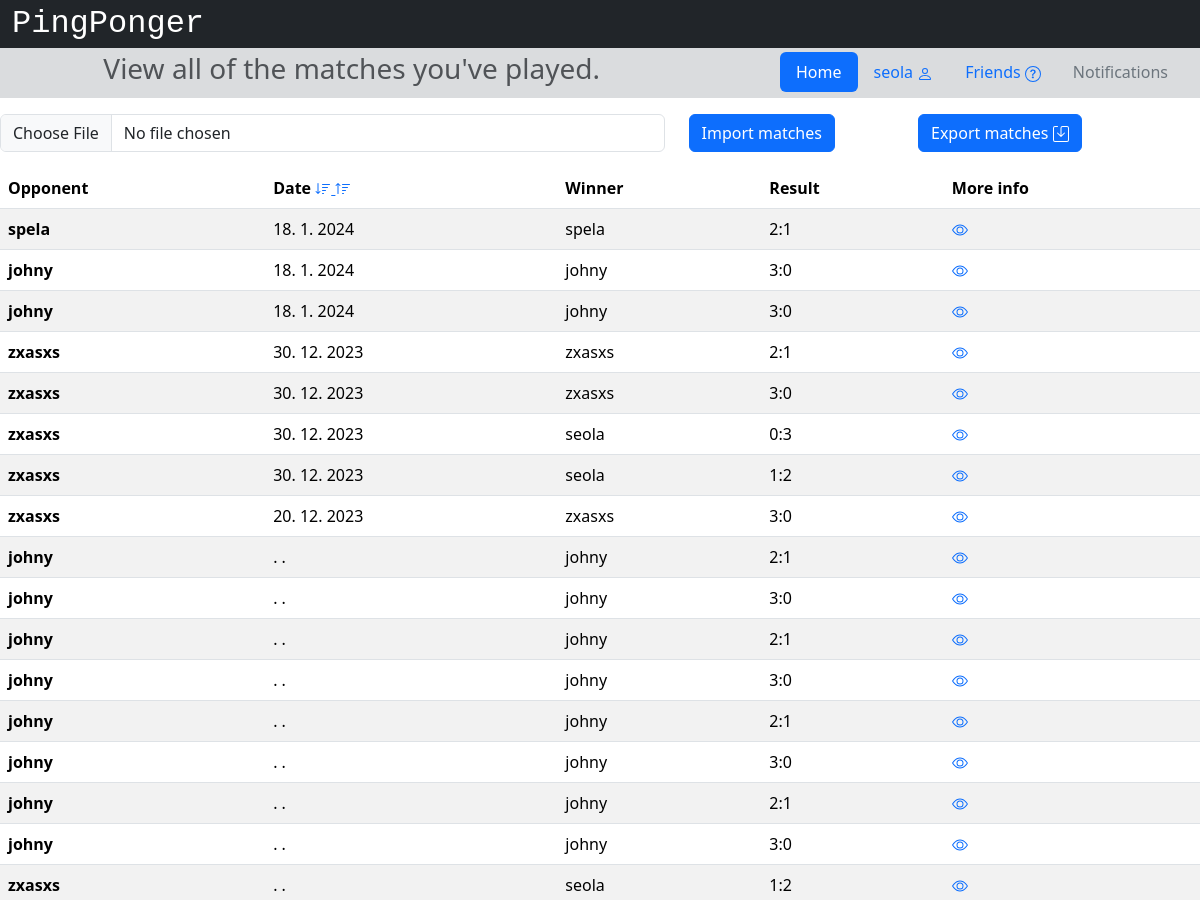
/pastmatches (signed in, upper part), run on an earlier commit of the app's database.
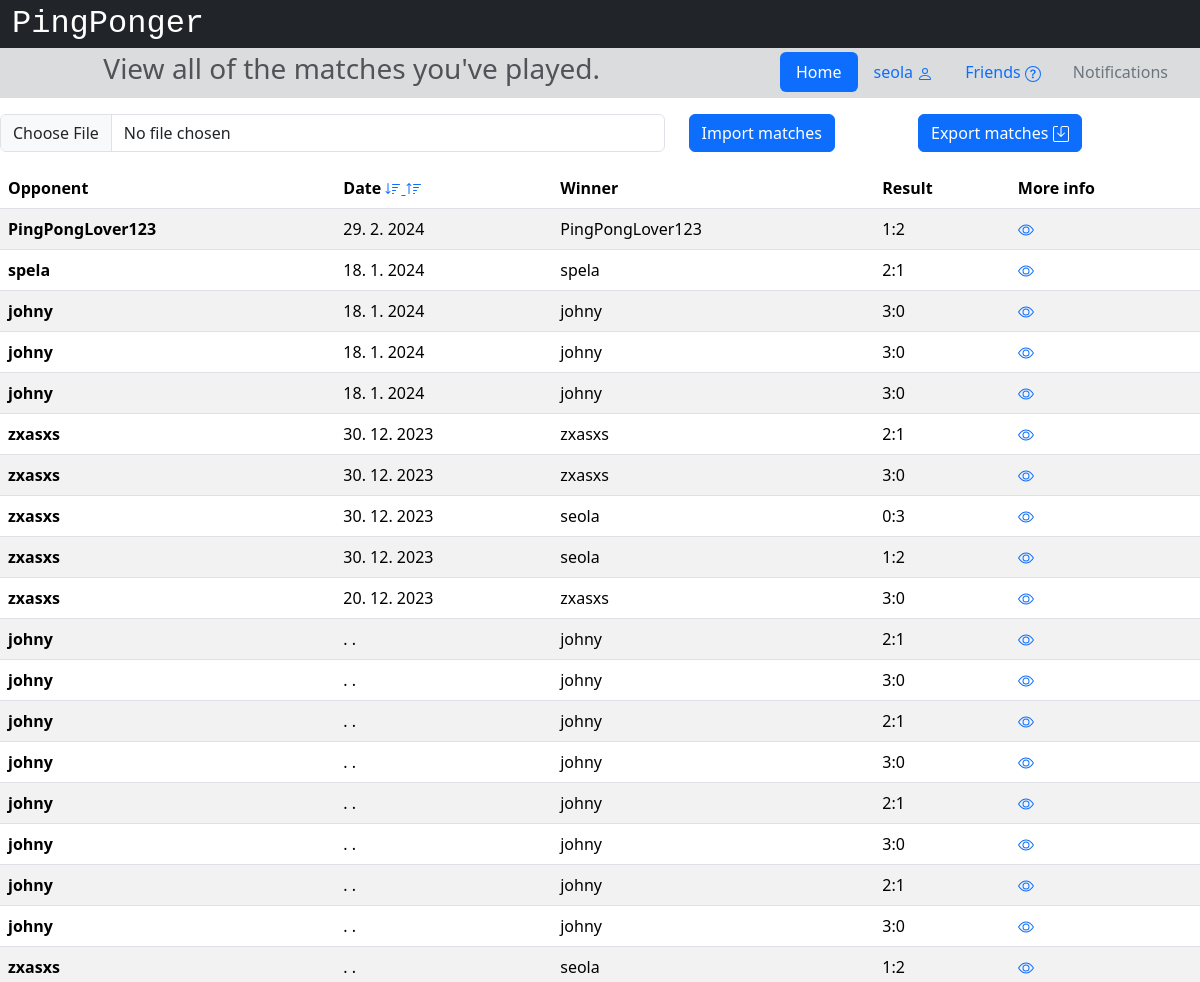
And on a later commit of the database.
### app/models.py (models this page shows, shortened)
class Match(db.Model):
    __tablename__ = 'matches'
    id = db.Column(db.Integer, primary_key=True)
    unique = db.Column(db.String(10), nullable=False)
    notes = db.Column(db.Text())
    setiCount = db.Column(db.Integer)
    date = db.Column(db.DateTime(timezone=True))
    finished = db.Column(db.Boolean)
    confirmA = db.Column(db.Boolean)
    confirmB = db.Column(db.Boolean)
    friendship_id = db.Column(db.Integer, db.ForeignKey('friendships.id'))
    tag_id = db.Column(db.Integer, db.ForeignKey('tags.id'))
    location_id = db.Column(db.Integer, db.ForeignKey('locations.id'))
    friendship = db.relationship('Friendship', back_populates='matches')
    tag = db.relationship('Tag', back_populates='matches')
    location = db.relationship('Location', back_populates='matches')
    winner = db.Column(db.Integer)
    loser = db.Column(db.Integer)
    sets = db.relationship('Set', back_populates='match', lazy=True)
    def setCount(self):
        set1 = 0
        set2 = 0
        for i in self.sets:
            if i.winner != None:
                if i.scoreA > i.scoreB:
                    set1 += 1
                else:
                    set2 += 1
        return [set1, set2]

class User(db.Model, UserMixin):
    __tablename__ = 'users'
    id = db.Column(db.Integer, primary_key=True)
    username = db.Column(db.String(32), nullable=False)
    email = db.Column(db.String(320), index=True, unique=True, nullable=False)
    password_hash = db.Column(db.String(128))
    join_date = db.Column(db.DateTime(timezone=True), default=datetime.now)
    experience = db.Column(db.String(12))
    age_group = db.Column(db.String(6))
    location_id = db.Column(db.Integer, db.ForeignKey('locations.id'))
    location = db.relationship('Location', back_populates='users')
    notifications = db.Relationship('Notification', back_populates='user', order_by='Notification.id.desc()')

### app/views.py (the view)
@app.route('/pastmatches')
@login_required
def pastmatches():
    session['url'] = url_for('pastmatches')
    d = (Match.query.filter(or_(Match.winner==current_user.id, Match.loser==current_user.id)).order_by(Match.date.desc())).all()
    return render_template('pastmatches.html', user=current_user, User=User, matches=d)

### app/views.py (called while the page is built)
@login_manager.user_loader
def load_user(user_id):
    return User.query.get(int(user_id))

### app/templates/pastmatches.html (shortened to what this page needs)
{% extends "base.html" %}
{% block head %}
    {{ super() }}
{% endblock %}
{% block pagetitle %}View all of the matches you've played.{% endblock %}
{% block content %}
<div class="row">
    <div class="col-md-12">
        {% if matches|length == 0 %}
        <div class="text-center">
            <h3>You haven't played any matches yet.</h3>
            <a class="btn btn-warning" href="/members/friends">Invite a friend to a match</a>
        </div>
        {% else %}
        <div class="form-group row mt-3">
            <div class="col-9 mb-3">
                <form class="row" method=post enctype=multipart/form-data action="{{url_for('importMatch')}}">
                    <div class="col-9">
                        <input type=file class="form-control" name=file>
                    </div>
                    <div class="col-3">
                        <input type=submit class="btn btn-primary" value="Import matches">
                    </div>
                </form>
            </div>
            <div class="col-3 mb-3">
                <a class="btn btn-primary" href="{{url_for('export')}}">
                    Export matches
                </a>
            </div>
        </div>
        <table class="table table-striped table-hover">
            <thead>
            <tr>
                <th scope="col">Opponent</th>
                <th scope="col">Date
                    <a href="{{url_for('pastmatchesSort', what='date', type='desc')}}">
                    </a>
                    <a href="{{url_for('pastmatchesSort', what='date', type='incr')}}">
                    </a>
                </th>
                <th scope="col">Winner
                </th>
                <th scope="col">Result</th>
                <th scope="col">More info</th>
            </tr>
            </thead>
            <tbody>
                {% for i in matches %}
                    <tr>
                        {% if user.id == i.winner %}
                            <th scope="row">{{User.query.get(i.loser).username}}</th>
                        {% else %}
                            <th scope="row">{{User.query.get(i.winner).username}}</th>
                        {% endif %}
                        <td>{{i.date.day}}. {{i.date.month}}. {{i.date.year}}</td>
                        <td>{{User.query.get(i.winner).username}}</td>
                        {% set count = i.setCount() %}
                        <td>{{count[0]}}:{{count[1]}}</td>
                        <td>
                            <a href="{{url_for('oneMatch', id=i.id)}}">
                            </a>
                        </td>
                    </tr>
                {% endfor %}
            </tbody>
        </table>
        {% endif %}
    </div>
</div>
{% endblock %}

What changed in the data, as far as the page shows it:
added Match: query.get "PingPongLover123", date.day "29", date.month "2", date.year "2024", count "1", count "2"
added Match: query.get "johny", date.day "18", date.month "1", date.year "2024", setiCount "3", count "0"
